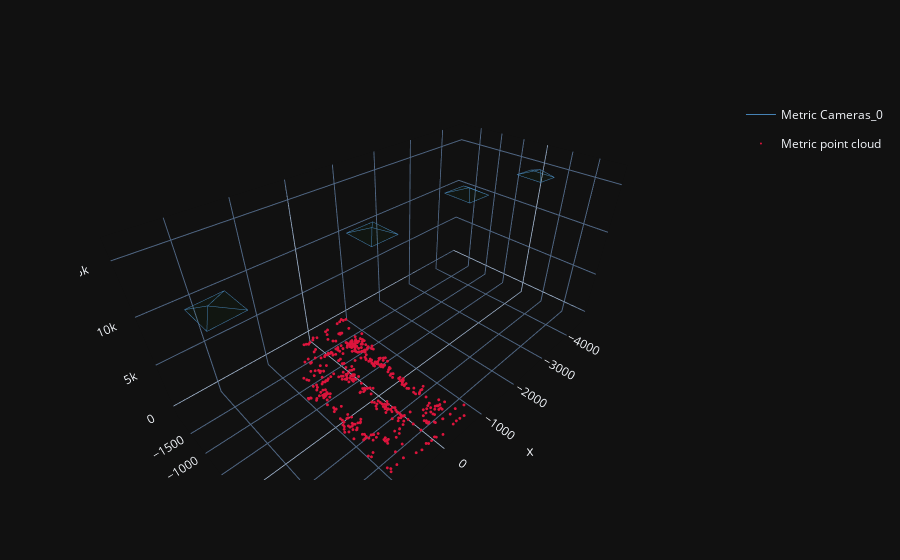

This figure's notebook cell:
### Markdown cell above
### 4. Display camera pos and point cloud together.

Once we got intrinsic camera parameters, then we can reconstruct the rotation and translation of the camera. Notice there is a sign ambiguity between 3D points and cameras. While $(P, X)$ and $(-P, -X)$ are both valid in algebra. Check which points are front of the cameras.

### Code cell
Rt = torch.cat([R, t[..., None]], dim=-1)
pt3D = torch.from_numpy(rectify_pt).to(device)

combination = [(Rt, pt3D),
               # (-Rt, pt3D),
               # (Rt, -pt3D),
               (-Rt, -pt3D)]

# check the which one is correct combination
numNegatives = []
for comb in combination:
    Rt_sel = comb[0]
    pt = comb[1]
    pt_view = (make_homegenous(pt)[None, ...] @ Rt_sel.mT)

    neg = torch.sum(pt_view[..., -1] < 0)
    numNegatives.append(neg)

numNegatives = torch.tensor(numNegatives)
idx = torch.argmin(numNegatives, dim=0)

comb_sel = combination[idx]

# extract the right combination of camera and 3D point cloud and display them
Rt = comb_sel[0]
pt3D = comb_sel[1]

cameras = PerspectiveCamera(intrinsic=K_new,
                            rotation=Rt[..., :3],
                            translation=Rt[..., 3],
                            scale=s)

fig = plotly_pointcloud_and_camera(pt3D=[{'name': 'Metric point cloud', 'data': pt3D[scene_points_inlier]}],
                                   cameras=[{'name': 'Metric Cameras', 'data': cameras.M.detach().cpu().numpy()}],
                                   cam_scale=500)

# make the plot metric a little
fig.update_layout(scene=dict(
    aspectmode='manual',
    aspectratio=dict(x=2, y=1, z=0.95)
))
fig.show()

### Figure 1 — Plotly figure (JSON) as saved in the notebook; plotly's stock layout.template omitted (floating-point values rounded to 4 significant figures; data arrays with more than 128 entries replaced by an {"elided": "..."} marker saying what was removed)
{"data": [{"color": "#00ff00", "i": [0, 0, 0, 1, 2, 3], "j": [1, 2, 1, 2, 3, 0], "k": [2, 3, 4, 4, 4, 4], "legendgroup": "Metric Cameras", "name": "Metric Cameras_0", "opacity": 0.01, "showlegend": false, "x": [2595.0, 2589.0, 2095.0, 2100.0, 2420.0], "y": [-266.8, 233.2, 227.1, -272.9, -20.48], "z": [15330.0, 15330.0, 15400.0, 15400.0, 15860.0], "type": "mesh3d"}, {"legendgroup": "Metric Cameras", "line": {"color": "steelblue", "width": 1}, "mode": "lines", "name": "Metric Cameras_0", "opacity": 1, "showlegend": true, "x": [2595.0, 2589.0, 2095.0, 2100.0, 2595.0, 2420.0, 2589.0, 2095.0, 2420.0, 2100.0, null], "y": [-266.8, 233.2, 227.1, -272.9, -266.8, -20.48, 233.2, 227.1, -20.48, -272.9, null], "z": [15330.0, 15330.0, 15400.0, 15400.0, 15330.0, 15860.0, 15330.0, 15400.0, 15860.0, 15400.0, null], "type": "scatter3d"}, {"color": "#00ff00", "i": [0, 0, 0, 1, 2, 3], "j": [1, 2, 1, 2, 3, 0], "k": [2, 3, 4, 4, 4, 4], "legendgroup": "Metric Cameras", "name": "Metric Cameras_1", "opacity": 0.01, "showlegend": false, "x": [230.1, 233.6, -266.4, -269.9, -18.75], "y": [-250.5, 249.5, 253.0, -247.0, 1.253], "z": [15810.0, 15810.0, 15810.0, 15810.0, 16310.0], "type": "mesh3d"}, {"legendgroup": "Metric Cameras", "line": {"color": "steelblue", "width": 1}, "mode": "lines", "name": "Metric Cameras_1", "opacity": 1, "showlegend": false, "x": [230.1, 233.6, -266.4, -269.9, 230.1, -18.75, 233.6, -266.4, -18.75, -269.9, null], "y": [-250.5, 249.5, 253.0, -247.0, -250.5, 1.253, 249.5, 253.0, 1.253, -247.0, null], "z": [15810.0, 15810.0, 15810.0, 15810.0, 15810.0, 16310.0, 15810.0, 15810.0, 16310.0, 15810.0, null], "type": "scatter3d"}, {"color": "#00ff00", "i": [0, 0, 0, 1, 2, 3], "j": [1, 2, 1, 2, 3, 0], "k": [2, 3, 4, 4, 4, 4], "legendgroup": "Metric Cameras", "name": "Metric Cameras_2", "opacity": 0.01, "showlegend": false, "x": [-1851.0, -1838.0, -2334.0, -2346.0, -2158.0], "y": [-207.9, 291.9, 304.3, -195.6, 49.62], "z": [15740.0, 15740.0, 15670.0, 15670.0, 16200.0], "type": "mesh3d"}, {"legendgroup": "Metric Cameras", "line": {"color": "steelblue", "width": 1}, "mode": "lines", "name": "Metric Cameras_2", "opacity": 1, "showlegend": false, "x": [-1851.0, -1838.0, -2334.0, -2346.0, -1851.0, -2158.0, -1838.0, -2334.0, -2158.0, -2346.0, null], "y": [-207.9, 291.9, 304.3, -195.6, -207.9, 49.62, 291.9, 304.3, 49.62, -195.6, null], "z": [15740.0, 15740.0, 15670.0, 15670.0, 15740.0, 16200.0, 15740.0, 15670.0, 16200.0, 15670.0, null], "type": "scatter3d"}, {"color": "#00ff00", "i": [0, 0, 0, 1, 2, 3], "j": [1, 2, 1, 2, 3, 0], "k": [2, 3, 4, 4, 4, 4], "legendgroup": "Metric Cameras", "name": "Metric Cameras_3", "opacity": 0.01, "showlegend": false, "x": [-3993.0, -3973.0, -4452.0, -4472.0, -4363.0], "y": [-160.7, 338.9, 358.7, -140.8, 102.2], "z": [14470.0, 14480.0, 14330.0, 14330.0, 14880.0], "type": "mesh3d"}, {"legendgroup": "Metric Cameras", "line": {"color": "steelblue", "width": 1}, "mode": "lines", "name": "Metric Cameras_3", "opacity": 1, "showlegend": false, "x": [-3993.0, -3973.0, -4452.0, -4472.0, -3993.0, -4363.0, -3973.0, -4452.0, -4363.0, -4472.0, null], "y": [-160.7, 338.9, 358.7, -140.8, -160.7, 102.2, 338.9, 358.7, 102.2, -140.8, null], "z": [14470.0, 14480.0, 14330.0, 14330.0, 14470.0, 14880.0, 14480.0, 14330.0, 14880.0, 14330.0, null], "type": "scatter3d"}, {"marker": {"color": "crimson", "size": 1}, "mode": "markers", "name": "Metric point cloud", "showlegend": true, "x": {"elided": "504 float values"}, "y": {"elided": "504 float values"}, "z": {"elided": "504 float values"}, "type": "scatter3d"}], "layout": {"showlegend": true, "scene": {"aspectratio": {"x": 2, "y": 1, "z": 0.95}, "aspectmode": "manual"}}}
